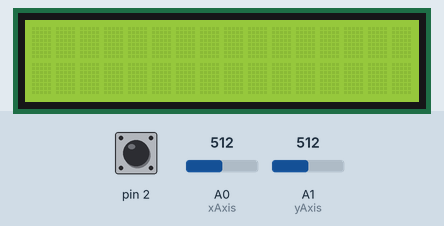
This sketch was run on a simulated Arduino Uno, built with avr-gcc and run on an emulated ATmega328P. On the bench: 16×2 character LCD. Inputs (shaded band) come from the test bench; at power-on: A0 (xAxis) = 512, pin 2 HIGH, A1 (yAxis) = 512. What the sketch prints to the serial monitor is not drawn.

Above: at 1.2 s.
1.3 s: A0 (xAxis) set to 543
2.8 s: A0 (xAxis) set to 565
At 3.4 s:
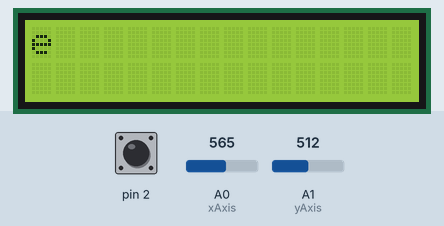
5.8 s: pin 2 pulled LOW for 1 s
At 6.9 s:
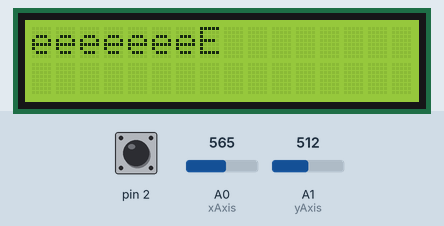
9.0 s: A1 (yAxis) set to 532
12.0 s: A1 (yAxis) set to 563
At 12.27 s:
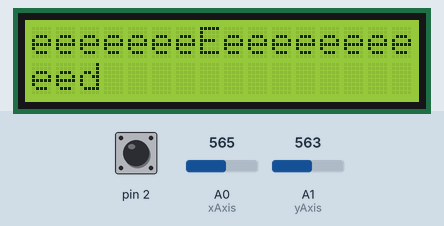
15.0 s: pin 2 pulled LOW for 0.15 s
At 15.4 s:
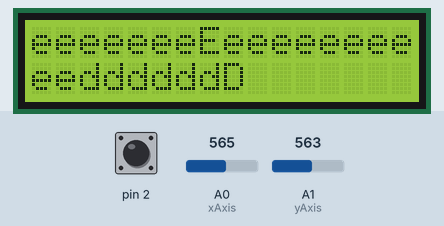
Timing chart, 0 to 18.0 s (numbered marks = the images above; inputs shaded):
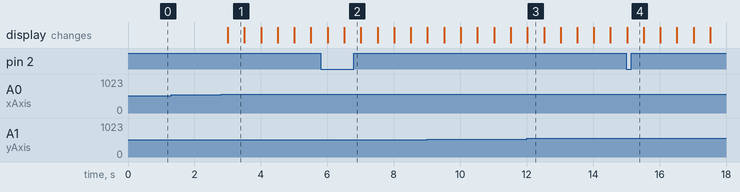

Measured:
- the behaviour switches between 550 and 551 on A0 (xAxis) (found by bisection; images 0 and 1)
- the behaviour switches between 550 and 551 on A1 (yAxis) (found by bisection; images 2 and 3)
- after the input at 1.3 s, every drawn part: stays the same
- after the input at 2.8 s, the display: changes after 0.20 s (image 1)
- after the input at 5.8 s, the display: first differs from a run without the input after 0.71 s (image 2)
- after the input at 12.0 s, the display: changes at once (image 3)
- after the input at 15.0 s, the display: changes at once (image 4)
- what the display in image 1 shows lasts 0.5 s, from 3.0 s to 3.5 s

The sketch:

cslogin_lab7_part1.ino
```cpp
#include <LiquidCrystal.h>

// Array of Output Pin variables, set to the pins being used
const int rs = 4, en = 5, d4 = 8, d5 = 9, d6 = 10, d7 = 11;
LiquidCrystal lcd(rs, en, d4, d5, d6, d7);

const int b_size = 4;
const int b[b_size] = {8, 9, 10, 11};
const int xAxis = A0; // Recall that A0 is really a number under the hood.
const int yAxis = A1; // Recall that A1 is really a number under the hood.
const int light_pattern_size = 2;
const char light_pattern[light_pattern_size] = {0x00, 0x0F};
unsigned int i = 0;
unsigned int j = 0;
unsigned int cnt = 0;
unsigned char upper = 0;


// const int alphabet_size = 2;
// const char alphabet[alphabet_size] = {'a','b','c','d','e','f','g','h'};


// const char sound_pattern_size = 5;
// const double sound_pattern[sound_pattern_size] = {329.63, 261.63, 293.66, 392, 440};
// double code[] = {392, 392, 440, 440, 261.63, 261.63, 293.66, 293.66, 329.63, 329.63};
// double code1[] = {392, 0, 392, 0, 440, 0, 440, 0, 261.63, 0, 261.63, 0, 293.66, 0, 293.66, 0, 329.63, 0, 329.63};
//            {UP, UP, DOWN, DOWN, LEFT, LEFT, RIGHT, RIGHT, CLICK, CLICK}
//            {329.63, 261.63, 293.66, 392, 440};


const int buzzer = 3;

const int xAxis_median = 500; // Adjust this if needed
const int yAxis_median = 500; // Adjust this if needed

// Reset the Output Buffer.
void resetBuffer() {
    for(int i = 0; i < b_size; i++) {
        // Note this is an arduino function call to the pins
        digitalWrite(b[i], LOW);
    }
}
// Writes to the buffer. Note this function ORs the current value with the new value
// Note that size is an optional argument with default size the same as the buffer
void writeBuffer(unsigned char b_temp, int size = b_size)
{
    for (int i = (size - 1); i >= 0; i--) {
        if ((b_temp >> i) & 0x01) {
        digitalWrite(b[i], HIGH);
        }
    }

}


typedef struct task {
  int state;
  unsigned long period;
  unsigned long elapsedTime;
  int (*TickFct)(int);

} task;

int delay_gcd;
const unsigned short tasksNum = 2;
task tasks[tasksNum];

enum SM1_States { SM1_INIT, SM1_S0, SM1_S1};
int SM1_Tick(int state){
    //Read thing
    switch(state){ // State transitions
      case SM1_INIT:
         //State Transition
            state = SM1_S0;
        break;
      case SM1_S0:
          if (upper == 1) {
            state = SM1_S1;
          }
          else state = SM1_S0;
        break;
        case SM1_S1:
          if (upper == 1) {
            state = SM1_S1;
          }
          else state = SM1_S0;
          break;
}
    switch(state){ // State Action
      case SM1_INIT:
         //State Action
        break;
      case SM1_S0:
          //State Action
          if (i < 16 && j <= 1) {
            if ((analogRead(xAxis) < xAxis_median - 50) && (analogRead(yAxis) > yAxis_median + 50)) {
                lcd.setCursor(i,j);
                lcd.print('b');
                i++;
                upper = 0;
            }
            else if ((analogRead(xAxis) > xAxis_median + 50) && (analogRead(yAxis) > yAxis_median + 50)) {
                lcd.setCursor(i,j);
                lcd.print('d');
                i++;
                upper = 0;
            }
            else if ((analogRead(xAxis) > xAxis_median + 50) && (analogRead(yAxis) < yAxis_median - 50)) {
                lcd.setCursor(i,j);
                lcd.print('f');
                i++;
                upper = 0;
            }
            else if ((analogRead(xAxis) < xAxis_median - 50) && (analogRead(yAxis) < yAxis_median - 50)) {
                lcd.setCursor(i,j);
                lcd.print('h');
                i++;
                upper = 0;
            }
            else if (analogRead(xAxis) < xAxis_median - 50) {
                lcd.setCursor(i,j);
                lcd.print('a');
                i++;
                upper = 0;
            }
            else if (analogRead(yAxis) > yAxis_median + 50) {
                lcd.setCursor(i,j);
                lcd.print('c');
                i++;
                upper = 0;
            }
            else if (analogRead(xAxis) > xAxis_median + 50) {
                lcd.setCursor(i,j);
                lcd.print('e');
                i++;
                upper = 0;
            }
            else if (analogRead(yAxis) < yAxis_median - 50) {
                lcd.setCursor(i,j);
                lcd.print('g');
                i++;
                upper = 0;
            }
          }
          if (i > 15 && j == 0) { i = 0; j = 1;}
        break;
      case SM1_S1:
          if (i < 16 && j <= 1) {
            if ((analogRead(xAxis) < xAxis_median - 50) && (analogRead(yAxis) > yAxis_median + 50)) {
                lcd.setCursor(i,j);
                lcd.print('B');
                i++;
                upper = 0;
            }
            else if ((analogRead(xAxis) > xAxis_median + 50) && (analogRead(yAxis) > yAxis_median + 50)) {
                lcd.setCursor(i,j);
                lcd.print('D');
                i++;
                upper = 0;
            }
            else if ((analogRead(xAxis) > xAxis_median + 50) && (analogRead(yAxis) < yAxis_median - 50)) {
                lcd.setCursor(i,j);
                lcd.print('F');
                i++;
                upper = 0;
            }
            else if ((analogRead(xAxis) < xAxis_median - 50) && (analogRead(yAxis) < yAxis_median - 50)) {
                lcd.setCursor(i,j);
                lcd.print('H');
                i++;
                upper = 0;
            }
            else if (analogRead(xAxis) < xAxis_median - 50) {
                lcd.setCursor(i,j);
                lcd.print('A');
                i++;
                upper = 0;
            }
            else if (analogRead(yAxis) > yAxis_median + 50) {
                lcd.setCursor(i,j);
                lcd.print('C');
                i++;
                upper = 0;
            }
            else if (analogRead(xAxis) > xAxis_median + 50) {
                lcd.setCursor(i,j);
                lcd.print('E');
                i++;
                upper = 0;
            }
            else if (analogRead(yAxis) < yAxis_median - 50) {
                lcd.setCursor(i,j);
                lcd.print('G');
                i++;
                upper = 0;
            }
          }
          if (i > 15 && j == 0) { i = 0; j = 1;}
        break;
    }

    return state;
}

enum SM2_States { SM2_INIT, SM2_S0, SM2_S1};
int SM2_Tick(int state){
    //Read thing
    switch(state){ // State transitions
      case SM2_INIT:
         //State Transition
            state = SM2_S1;
        break;
      case SM2_S0:
        //State Transition
        if (digitalRead(2) == LOW) {
            state = SM2_S0;
        }
        else state = SM2_S1;
        break;
      case SM2_S1:
        //State Transition
        if (digitalRead(2) == LOW) {
            state = SM2_S0; cnt = 0;
        }
        else state = SM2_S1;
        break;
    }
    switch(state){ // State Action
      case SM2_INIT:
         //State Action
        break;
      case SM2_S0:
         //State Action
         upper = 1;
         if (cnt >= 4) {
            lcd.clear();
            i = 0; j = 0;
            upper = 0;
         }
         Serial.println("S0");
         cnt++;
        break;
      case SM2_S1:
         //State Action
//         upper = 0;
//        Serial.println("S1");
        break;
    }

    return state;
}


void setup() {
    //some set up (Default Arduino Function)

    pinMode(2, INPUT_PULLUP);

    // LEDs

    Serial.begin(9600);


  unsigned char i = 0;
  tasks[i].state = SM1_INIT;
  tasks[i].period = 500;
  tasks[i].elapsedTime = 0;
  tasks[i].TickFct = &SM1_Tick;
  i++;
  tasks[i].state = SM2_INIT;
  tasks[i].period = 500;
  tasks[i].elapsedTime = 0;
  tasks[i].TickFct = &SM2_Tick;

//  delay_gcd = 500; // GCD
   lcd.begin(16,2);

//   lcd.print("WE LOVE");
}


void loop() {
  // put your main code here, to run repeatedly:
  unsigned char i;
  for (i = 0; i < tasksNum; ++i) {
     if ( (millis() - tasks[i].elapsedTime) >= tasks[i].period) {
        tasks[i].state = tasks[i].TickFct(tasks[i].state);
        tasks[i].elapsedTime = millis(); // Last time this task was ran

     }
   }
}
```
